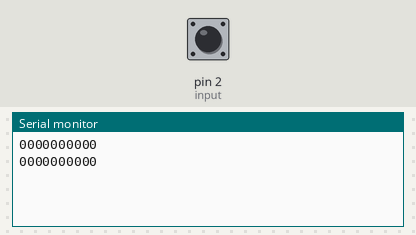
Bench run of a sketch on a simulated Arduino Uno, built with avr-gcc and run on an emulated ATmega328P. On the bench: the last lines printed to the serial monitor. Inputs (shaded band) come from the test bench; at power-on: pin 2 (input) HIGH.

Above: at 1.2 s.
1.3 s: pin 2 (input) pulled LOW for 1 s
At 1.9 s:
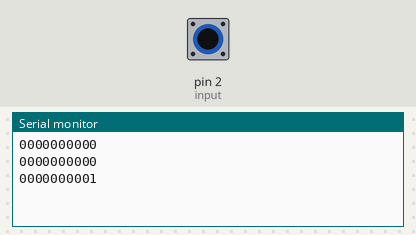
3.8 s: pin 2 (input) pulled LOW for 1 s
At 4.31 s:
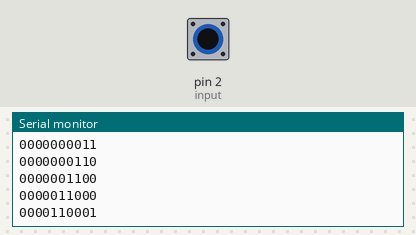
6.3 s: pin 2 (input) pulled LOW for 3.2 s
At 6.81 s:
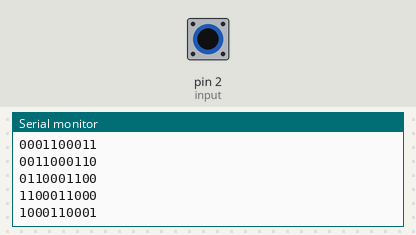
11.0 s: pin 2 (input) pulled LOW for 0.15 s
At 11.31 s:
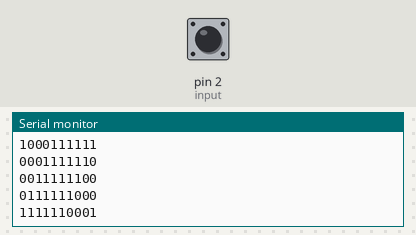
Timing chart, 0 to 13.6 s (numbered marks = the images above; inputs shaded):
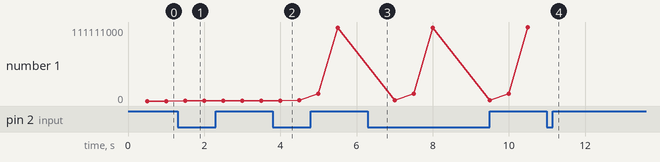

The sketch:

Shift_Register_bit_algorithm.ino
```cpp
unsigned long timer;
int input = 2;
int x1, x2, x3, x4, x5, x6, x7, x8, x9, x10, xIn;

void setup()
{
  Serial.begin(9600);
  pinMode(input, INPUT_PULLUP);
}

void loop()
{
  (digitalRead(input) == 0) ? xIn = 1 : xIn = 0;
  if(millis() - timer >= 500)
  {
    x1 = x2;
    x2 = x3;
    x3 = x4;
    x4 = x5;
    x5 = x6;
    x6 = x7;
    x7 = x8;
    x8 = x9;
    x9 = x10;
    x10 = xIn;
    Serial.print(x1);
    Serial.print(x2);
    Serial.print(x3);
    Serial.print(x4);
    Serial.print(x5);
    Serial.print(x6);
    Serial.print(x7);
    Serial.print(x8);
    Serial.print(x9);
    Serial.print(x10);
    Serial.println();
    timer = millis();
  }
}
```

Measured:
- after the input at 1.3 s, the serial monitor: prints a new line after 0.20 s (image 1)
- after the input at 3.8 s, the serial monitor: prints a new line after 0.20 s (image 2)
- after the input at 6.3 s, the serial monitor: prints a new line after 0.20 s (image 3)
- after the input at 11.0 s, the serial monitor: prints a new line at once (image 4)
- plotted number 1: 0 → 11000 after the input at 1.3 s, 11000 → 110001100 after the input at 3.8 s, 110001100 → 111111000 after the input at 6.3 s
